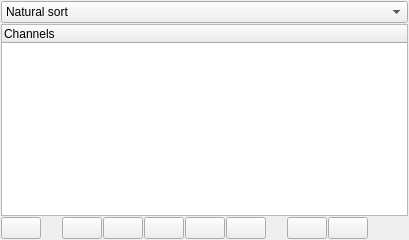
     <widget class="QWidget" name="channels_tab">
      <attribute name="icon">
       <iconset resource="resource.qrc">
        <normaloff>:/graph.png</normaloff>:/graph.png</iconset>
      </attribute>
      <attribute name="title">
       <string>Channels</string>
      </attribute>
      <layout class="QVBoxLayout" name="verticalLayout_5">
       <property name="spacing">
        <number>1</number>
       </property>
       <property name="leftMargin">
        <number>1</number>
       </property>
       <property name="topMargin">
        <number>1</number>
       </property>
       <property name="rightMargin">
        <number>1</number>
       </property>
       <property name="bottomMargin">
        <number>1</number>
       </property>
       <item>
        <widget class="QSplitter" name="splitter">
         <property name="orientation">
          <enum>Qt::Orientation::Horizontal</enum>
         </property>
         <widget class="QWidget" name="verticalLayoutWidget">
          <layout class="QVBoxLayout" name="channels_layout">
           <property name="spacing">
            <number>1</number>
           </property>
           <item>
            <widget class="QComboBox" name="channel_view">
             <item>
              <property name="text">
               <string>Natural sort</string>
              </property>
             </item>
             <item>
              <property name="text">
               <string>Internal file structure</string>
              </property>
             </item>
             <item>
              <property name="text">
               <string>Selected channels only</string>
              </property>
             </item>
            </widget>
           </item>
           <item>
            <widget class="TreeWidget" name="channels_tree">
             <property name="toolTip">
              <string>Double click channel to see extended information</string>
             </property>
             <column>
              <property name="text">
               <string>Channels</string>
              </property>
             </column>
            </widget>
           </item>
           <item>
            <layout class="QHBoxLayout" name="buttons_layout">
             <property name="spacing">
              <number>1</number>
             </property>
             <item>
              <widget class="QPushButton" name="load_channel_list_btn">
               <property name="toolTip">
                <string>Load display file</string>
               </property>
               <property name="text">
                <string/>
               </property>
               <property name="icon">
                <iconset resource="resource.qrc">
                 <normaloff>:/open.png</normaloff>:/open.png</iconset>
               </property>
              </widget>
             </item>
             <item>
              <spacer name="button_spacer1">
               <property name="orientation">
                <enum>Qt::Orientation::Horizontal</enum>
               </property>
               <property name="sizeType">
                <enum>QSizePolicy::Policy::Fixed</enum>
               </property>
               <property name="sizeHint" stdset="0">
                <size>
                 <width>20</width>
                 <height>20</height>
                </size>
               </property>
              </spacer>
             </item>
             <item>
              <widget class="QPushButton" name="save_channel_list_btn">
               <property name="toolTip">
                <string>Save display file</string>
               </property>
               <property name="text">
                <string/>
               </property>
               <property name="icon">
                <iconset resource="resource.qrc">
                 <normaloff>:/save.png</normaloff>:/save.png</iconset>
               </property>
              </widget>
             </item>
             <item>
              <widget class="QPushButton" name="select_all_btn">
               <property name="toolTip">
                <string>Select all the channels</string>
               </property>
               <property name="text">
                <string/>
               </property>
               <property name="icon">
                <iconset resource="resource.qrc">
                 <normaloff>:/checkmark.png</normaloff>:/checkmark.png</iconset>
               </property>
              </widget>
             </item>
             <item>
              <widget class="QPushButton" name="clear_channels_btn">
               <property name="toolTip">
                <string>Clear all selected channels</string>
               </property>
               <property name="text">
                <string/>
               </property>
               <property name="icon">
                <iconset resource="resource.qrc">
                 <normaloff>:/erase.png</normaloff>:/erase.png</iconset>
               </property>
              </widget>
             </item>
             <item>
              <widget class="QPushButton" name="advanced_search_btn">
               <property name="toolTip">
                <string>Search and select channels</string>
               </property>
               <property name="text">
                <string/>
               </property>
               <property name="icon">
                <iconset resource="resource.qrc">
                 <normaloff>:/search.png</normaloff>:/search.png</iconset>
               </property>
              </widget>
             </item>
             <item>
              <widget class="QPushButton" name="create_window_btn">
               <property name="toolTip">
                <string>Create window</string>
               </property>
               <property name="text">
                <string/>
               </property>
               <property name="icon">
                <iconset resource="resource.qrc">
                 <normaloff>:/graph.png</normaloff>:/graph.png</iconset>
               </property>
              </widget>
             </item>
             <item>
              <spacer name="horizontalSpacer_6">
               <property name="orientation">
                <enum>Qt::Orientation::Horizontal</enum>
               </property>
               <property name="sizeType">
                <enum>QSizePolicy::Policy::Fixed</enum>
               </property>
               <property name="sizeHint" stdset="0">
                <size>
                 <width>20</width>
                 <height>20</height>
                </size>
               </property>
              </spacer>
             </item>
             <item>
              <widget class="QPushButton" name="load_embedded_channel_list_btn">
               <property name="toolTip">
                <string>Load embedded display file</string>
               </property>
               <property name="text">
                <string/>
               </property>
               <property name="icon">
                <iconset resource="resource.qrc">
                 <normaloff>:/load_embed.png</normaloff>:/load_embed.png</iconset>
               </property>
              </widget>
             </item>
             <item>
              <widget class="QPushButton" name="save_embedded_channel_list_btn">
               <property name="toolTip">
                <string>Embed display file</string>
               </property>
               <property name="text">
                <string/>
               </property>
               <property name="icon">
                <iconset resource="resource.qrc">
                 <normaloff>:/attach.png</normaloff>:/attach.png</iconset>
               </property>
              </widget>
             </item>
             <item>
              <spacer name="button_spacer2">
               <property name="orientation">
                <enum>Qt::Orientation::Horizontal</enum>
               </property>
               <property name="sizeHint" stdset="0">
                <size>
                 <width>40</width>
                 <height>20</height>
                </size>
               </property>
              </spacer>
             </item>
            </layout>
           </item>
          </layout>
         </widget>
        </widget>
       </item>
      </layout>
     </widget>
